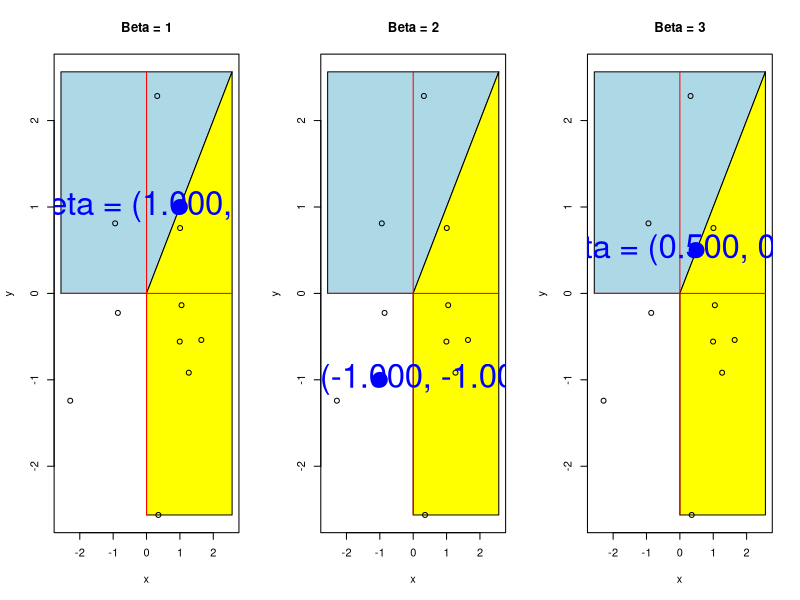

This figure's R source:
# the goal here is to plot with SARMNP

Beta <- c( 
           1.0,  1.0,
          -1.0, -1.0,
           0.5,  0.5
          )

x <- rnorm(10)
y <- rnorm(10)
d <- round(runif(10) + runif(10)) + 1

z <- c(t(cbind(x,y)))

J <- 2


#function ( Z, J, Beta ) {

  Z <- t(matrix(z,nrow=J))
  Beta <- t(matrix(Beta,nrow=J))

  n.beta <- length(Beta) / J

  par(mfrow=c(1,n.beta))

  for(k in 1:n.beta) { 

    Z <- matrix(z,ncol=J)
    a.max <- max( abs(z) ) 
    
    plot(c(),
         xlim=c(-1 * a.max, a.max), 
         ylim=c(-1 * a.max, a.max),
         main=sprintf("Beta = %d",k),
         xlab='x',
         ylab='y' 
         )
    
    # add polygons
    a <- matrix( 
           c(
             0         , 0,
             a.max     , a.max,
             -1 * a.max, a.max, 
             -1 * a.max, 0, 
             0         , 0
             ),byrow=T,ncol=2)
    polygon(a,col='lightblue')
    polygon(a[,c(2,1)],col='yellow')
   
    # plot x and y axis
    a <- matrix( c(-1 * a.max, 0, a.max,0),byrow=T,nrow=2)
    lines(a,col='red')
    lines(a[,c(2,1)],col='red')
   
    points(x,y)

    # add beta
    points(x=Beta[k,1], y=Beta[k,2], col="blue", pch=19, cex=3.0) 
    text(x=Beta[k,1], y=Beta[k,2], col="blue", label=sprintf("Beta = (%2.3f, %2.3f)", Beta[k,1], Beta[k,2] ), cex=3.0,pos= ) 

  }

#}
